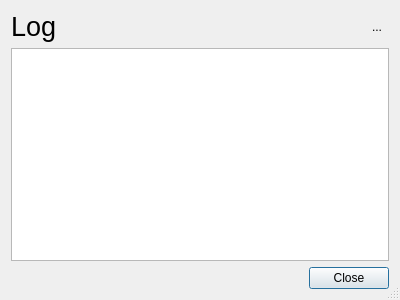
<?xml version="1.0" encoding="UTF-8"?>
<ui version="4.0">
 <class>LogViewer</class>
 <widget class="QDialog" name="LogViewer">
  <property name="geometry">
   <rect>
    <x>0</x>
    <y>0</y>
    <width>400</width>
    <height>300</height>
   </rect>
  </property>
  <property name="sizePolicy">
   <sizepolicy hsizetype="Maximum" vsizetype="Maximum">
    <horstretch>0</horstretch>
    <verstretch>0</verstretch>
   </sizepolicy>
  </property>
  <property name="windowTitle">
   <string>Log</string>
  </property>
  <property name="sizeGripEnabled">
   <bool>true</bool>
  </property>
  <layout class="QVBoxLayout" name="verticalLayout">
   <item>
    <layout class="QHBoxLayout" name="horizontalLayout">
     <item>
      <widget class="QLabel" name="label">
       <property name="font">
        <font>
         <pointsize>20</pointsize>
        </font>
       </property>
       <property name="text">
        <string>Log</string>
       </property>
      </widget>
     </item>
     <item>
      <spacer name="horizontalSpacer">
       <property name="orientation">
        <enum>Qt::Horizontal</enum>
       </property>
       <property name="sizeHint" stdset="0">
        <size>
         <width>40</width>
         <height>20</height>
        </size>
       </property>
      </spacer>
     </item>
     <item>
      <widget class="QToolButton" name="copyToClipboardButton">
       <property name="toolTip">
        <string>Copy the contents of the log to the clipboard.</string>
       </property>
       <property name="text">
        <string>...</string>
       </property>
       <property name="icon">
        <iconset resource="../media/media.qrc">
         <normaloff>:/media/icons/edit-copy.png</normaloff>:/media/icons/edit-copy.png</iconset>
       </property>
       <property name="iconSize">
        <size>
         <width>32</width>
         <height>32</height>
        </size>
       </property>
       <property name="autoRaise">
        <bool>true</bool>
       </property>
      </widget>
     </item>
    </layout>
   </item>
   <item>
    <widget class="QTextBrowser" name="textBrowser">
     <property name="html">
      <string notr="true">&lt;!DOCTYPE HTML PUBLIC &quot;-//W3C//DTD HTML 4.0//EN&quot; &quot;http://www.w3.org/TR/REC-html40/strict.dtd&quot;&gt;
&lt;html&gt;&lt;head&gt;&lt;meta name=&quot;qrichtext&quot; content=&quot;1&quot; /&gt;&lt;style type=&quot;text/css&quot;&gt;
p, li { white-space: pre-wrap; }
&lt;/style&gt;&lt;/head&gt;&lt;body style=&quot; font-family:'Ubuntu'; font-size:11pt; font-weight:400; font-style:normal;&quot;&gt;
&lt;p style=&quot;-qt-paragraph-type:empty; margin-top:0px; margin-bottom:0px; margin-left:0px; margin-right:0px; -qt-block-indent:0; text-indent:0px; font-family:'.Helvetica Neue DeskInterface'; font-size:13pt;&quot;&gt;&lt;br /&gt;&lt;/p&gt;&lt;/body&gt;&lt;/html&gt;</string>
     </property>
     <property name="textInteractionFlags">
      <set>Qt::LinksAccessibleByKeyboard|Qt::LinksAccessibleByMouse</set>
     </property>
     <property name="openExternalLinks">
      <bool>true</bool>
     </property>
    </widget>
   </item>
   <item>
    <widget class="QDialogButtonBox" name="buttonBox">
     <property name="orientation">
      <enum>Qt::Horizontal</enum>
     </property>
     <property name="standardButtons">
      <set>QDialogButtonBox::Close</set>
     </property>
    </widget>
   </item>
  </layout>
 </widget>
 <tabstops>
  <tabstop>textBrowser</tabstop>
  <tabstop>copyToClipboardButton</tabstop>
 </tabstops>
 <resources>
  <include location="../media/media.qrc"/>
 </resources>
 <connections>
  <connection>
   <sender>buttonBox</sender>
   <signal>accepted()</signal>
   <receiver>LogViewer</receiver>
   <slot>accept()</slot>
   <hints>
    <hint type="sourcelabel">
     <x>248</x>
     <y>254</y>
    </hint>
    <hint type="destinationlabel">
     <x>157</x>
     <y>274</y>
    </hint>
   </hints>
  </connection>
  <connection>
   <sender>buttonBox</sender>
   <signal>rejected()</signal>
   <receiver>LogViewer</receiver>
   <slot>reject()</slot>
   <hints>
    <hint type="sourcelabel">
     <x>316</x>
     <y>260</y>
    </hint>
    <hint type="destinationlabel">
     <x>286</x>
     <y>274</y>
    </hint>
   </hints>
  </connection>
  <connection>
   <sender>copyToClipboardButton</sender>
   <signal>clicked()</signal>
   <receiver>LogViewer</receiver>
   <slot>copyToClipboard()</slot>
   <hints>
    <hint type="sourcelabel">
     <x>371</x>
     <y>28</y>
    </hint>
    <hint type="destinationlabel">
     <x>199</x>
     <y>149</y>
    </hint>
   </hints>
  </connection>
 </connections>
 <slots>
  <slot>copyToClipboard()</slot>
 </slots>
</ui>
